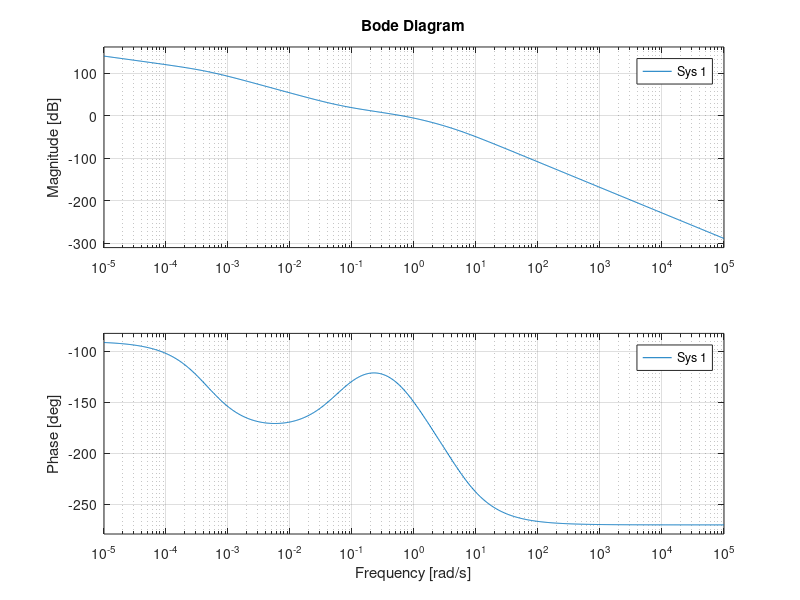

Write the MATLAB code that produced this figure.
clc 
clear all
close all


%% 
s = tf('s');

G2 = 1 / (s*(s+1) * (s+5));

K0 = 10^(11.4/20);

Kv = 0.197;
dcgain(G2*s);


w = 10.^(-5:0.01:5);

Kvlinha = K0 * Kv;

ev = 0.01;
Kvalvo = 1/ev;

alpha = Kvalvo/Kvlinha;

w0linha = 0.64;
za = w0linha/10;

pa = za/alpha;

Cs = K0*(s+za)/(s+pa);

dcgain(G2*Cs*s)

figure(1);
hold on;
bode(G2, w)
bode(K0*G2,w);
bode(Cs*G2,w);

